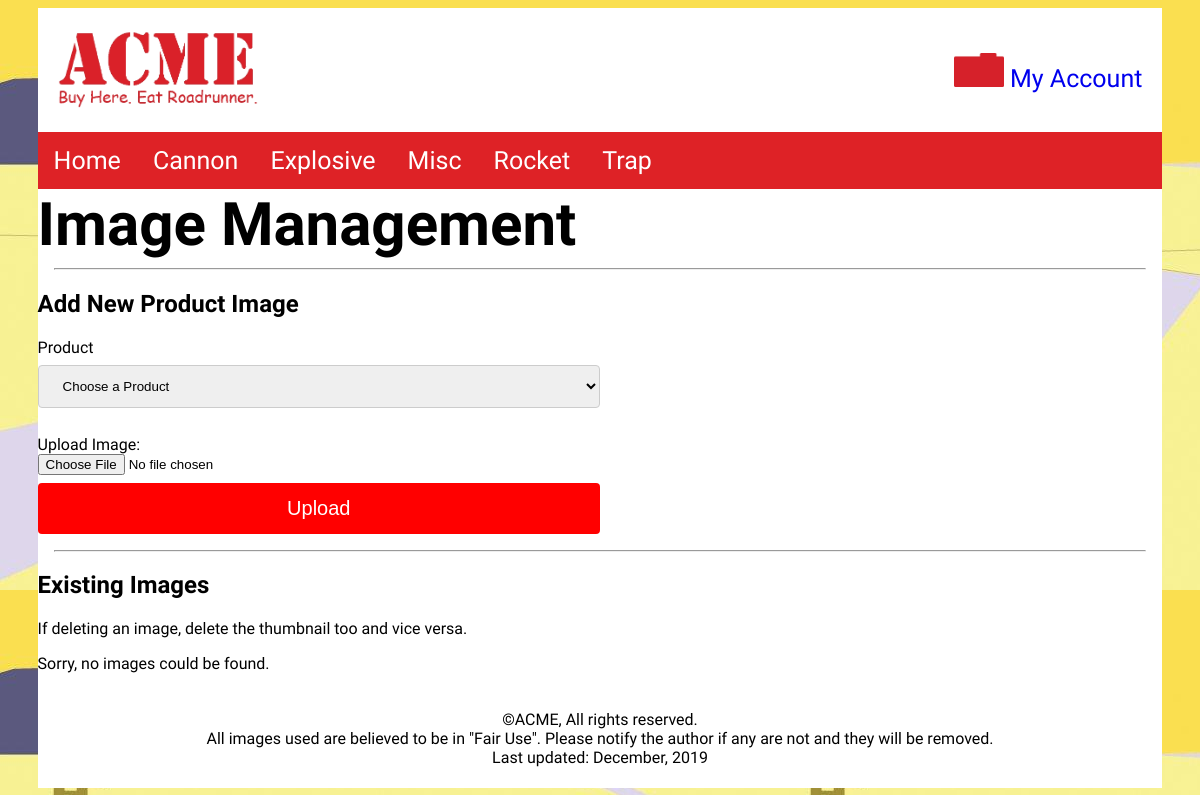
Page /uploads/index.php on the committed database.
### tables this page shows
CREATE TABLE `categories` (
  `categoryId` int(10) UNSIGNED NOT NULL,
  `categoryName` varchar(30) NOT NULL
);

### model/acme-model.php (called while the page is built, shortened)
<?php
function getCategories()
{
    $db = acmeConnect();
    $sql = 'SELECT categoryId, categoryName FROM categories ORDER BY categoryName ASC';
    $stmt = $db->prepare($sql);
    $stmt->execute();
    $categories = $stmt->fetchAll();
    return $categories;
}

### library/functions.php (the view, shortened to what this page needs)
<?php
function buildNavigation($categories) {
    $navList = '<ul>';
    $navList .= "<li><a href='/acme/' title='View the Acme home page'>Home</a></li>";
    foreach ($categories as $category) {
    $navList .= "<li><a href='/acme/products/?action=category&categoryName=".urlencode($category['categoryName'])."' title='View our $category[categoryName] product line'> $category[categoryName] </a></li>";}
    $navList .= '</ul>';
    return $navList;
}
function buildProductsSelect($products) {
    $prodList = '<select name="invId" id="invId">';
    $prodList .= "<option>Choose a Product</option>";
    foreach ($products as $product) {
     $prodList .= "<option value='$product[invId]'>$product[invName]</option>";
    }
    $prodList .= '</select>';
    return $prodList;
   }
?>

### css/small.css (style rules this page uses)
body { background-image: url("/acme/images/site/background.jpg"); font-family: 'Patrick Hand', cursive; }
ul { list-style-type: none; padding: 0; overflow: hidden; background-color: #de2226; margin: 0; }
li { float: left; margin: auto; }
li a { display: block; color: #ffffff; text-align: center; padding: 14px 16px; text-decoration: none; font-size: 25px; }
input[type=email], select { width: 50%; padding: 12px 20px; margin: 8px 0; display: inline-block; border: 1px solid #ccc; border-radius: 4px; box-sizing: border-box; }
input[type=password], select { width: 50%; padding: 12px 20px; margin: 8px 0; display: inline-block; border: 1px solid #ccc; border-radius: 4px; box-sizing: border-box; }
input[type=text], select { width: 50%; padding: 12px 20px; margin: 8px 0; display: inline-block; border: 1px solid #ccc; border-radius: 4px; box-sizing: border-box; }
html { box-sizing: border-box; }
*, *:before, *:after { box-sizing: inherit; }

### rows in the picture
categories: categoryName "Cannon"
categories: categoryName "Explosive"
categories: categoryName "Misc"
categories: categoryName "Rocket"
categories: categoryName "Trap"
